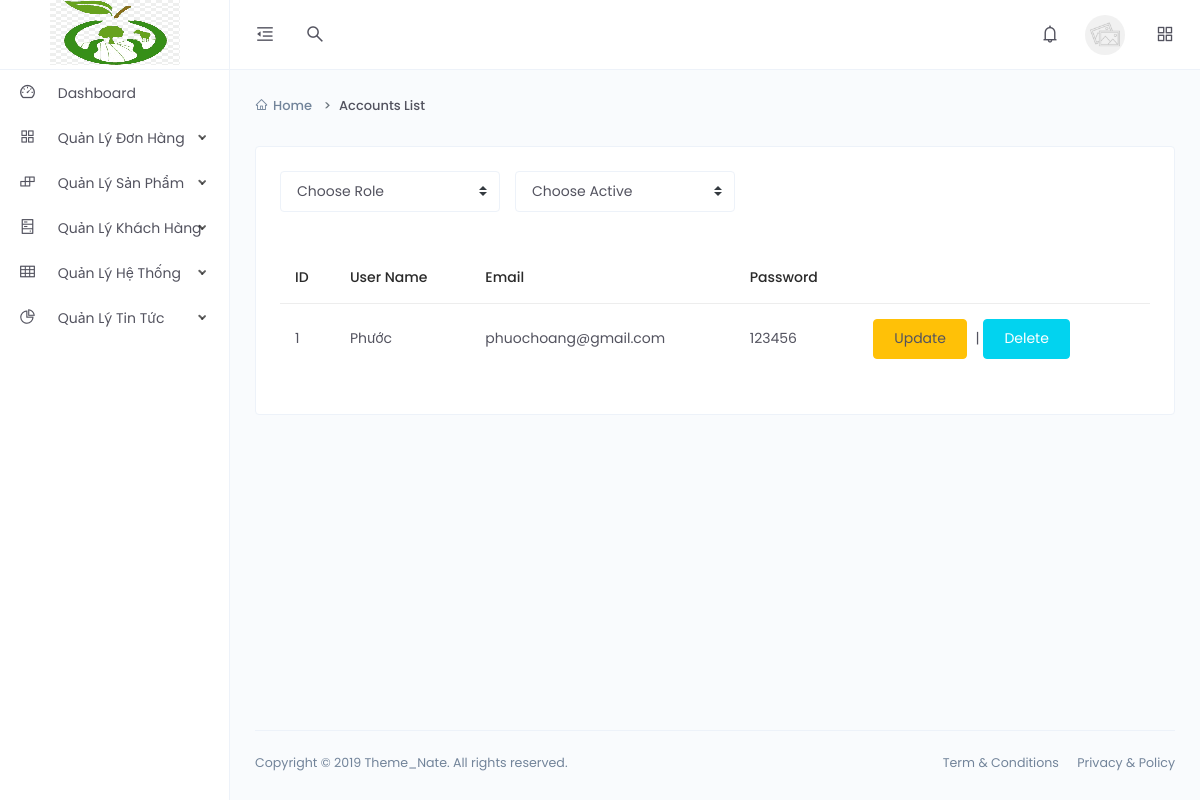
The page /manageAccounts on the database as committed earlier.
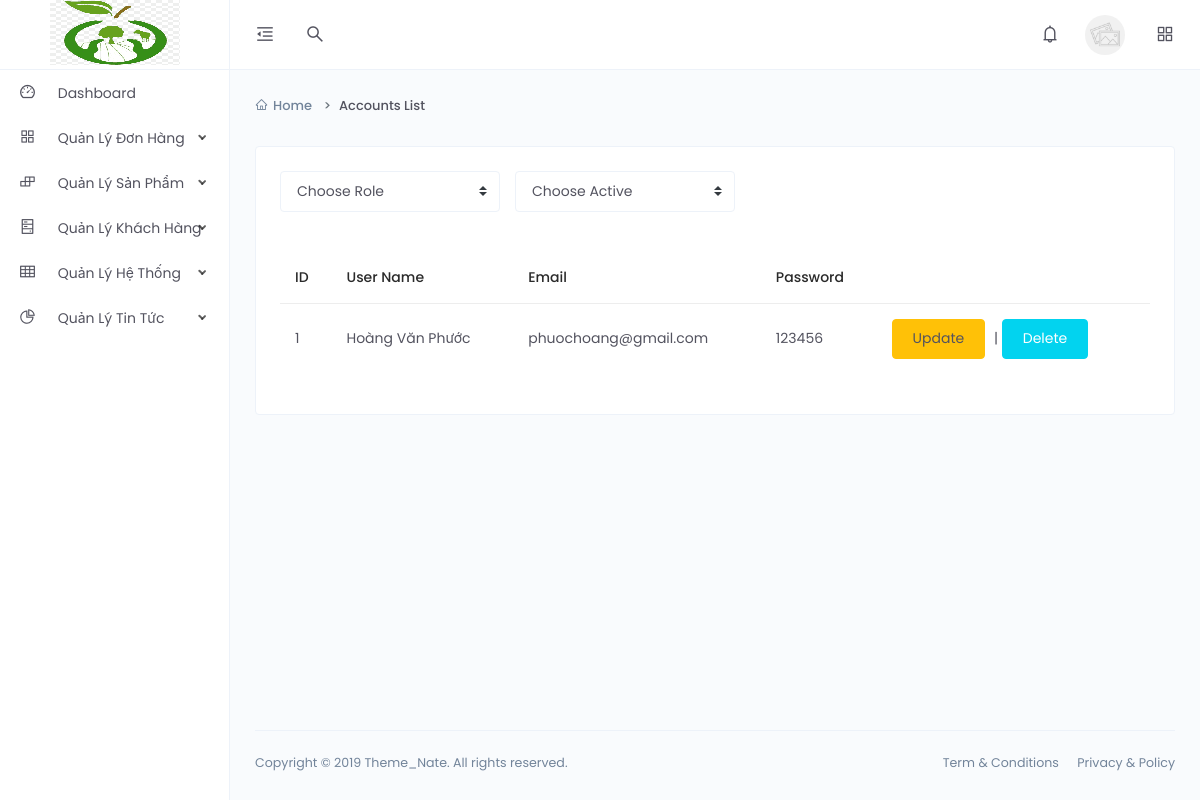
The same page on the database as committed later.
### app.py (models this page shows)
class Accounts(db.Model):
    Id_Account = db.Column(db.Integer, primary_key=True)
    User_Name = db.Column(db.String(200), nullable=False)
    User_Account = db.Column(db.String(200), unique=True)
    Password = db.Column(db.String(200), nullable=False)
    Date_Created = db.Column(db.DateTime, default=datetime.utcnow)

### app.py (the view)
@app.route("/manageAccounts")
def manageAccounts():
    accounts = Accounts.query.order_by(Accounts.Date_Created).all()
    return render_template("manageAccount.html", accounts=accounts)

### templates/manageAccount.html (shortened to what the changed rows need)
<!DOCTYPE html>
<html lang="en">
<head>
    <link href="{{url_for('static',filename ='Adminassets/css/app.min.css')}}" rel="stylesheet">
</head>
<body>
    <div class="app">
        <div class="layout">
            <div class="page-container">
                <div class="main-content">
                    <div class="card">
                        <div class="card-body">
                            <div class="table-responsive">
                                <table class="table table-hover e-commerce-table">
                                    <thead>
                                        <tr>
                                            <th>ID</th>
                                            <th>User Name</th>
                                            <th>Email</th>
                                            <th>Password</th>
                                            <th></th>
                                        </tr>
                                    </thead>
                                    <tbody>
                                        {% for account in accounts %}
                                            <tr>
                                                <td>{{account.Id_Account}}</td>
                                                <td>{{account.User_Name}}</td>
                                                <td>{{account.User_Account}}</td>
                                                <td>{{account.Password}}</td>
                                                <td>
                                                    <a class="btn btn-warning m-r-5" >Update</a> |
                                                    <a class="btn btn-info m-r-5" href = "./deleteAccount/{{account.Id_Account}}">Delete </a>
                                                </td>
                                            </tr>
                                        {% endfor %}
                                    </tbody>
                                </table>
                            </div>
                        </div>
                    </div>
                </div>
            </div>
        </div>
    </div>
</body>
</html>

Rows that differ between the two databases and show on the page:
changed Accounts "phuochoang@gmail.com": User_Name "Phước" → "Hoàng Văn Phước"
